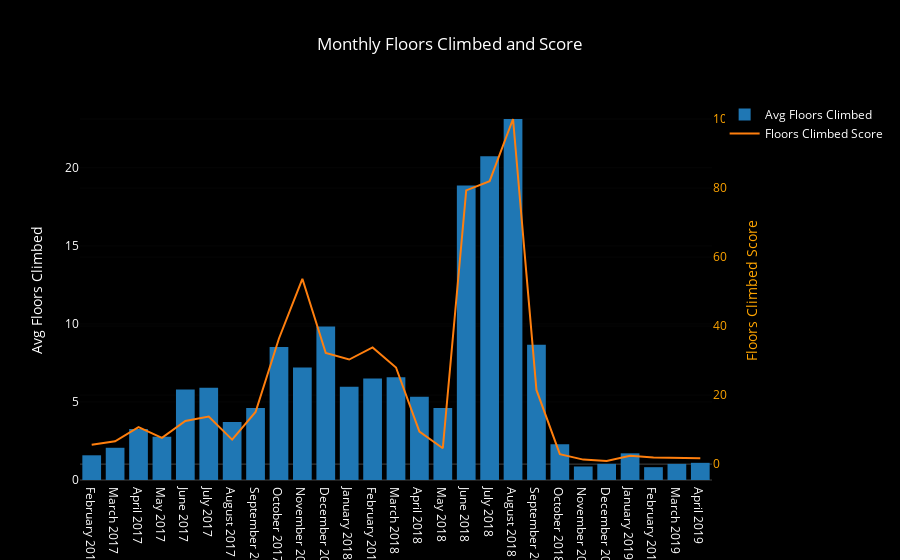

Write notebook code for a chart like this one.
### Code cell
bars = go.Bar(x=month_df.month_year, y=month_df.mean_flrs,
              name='Avg Floors Climbed', yaxis='y1')

score_line = go.Scatter(x=month_df.month_year, y=month_df.floors_score,
                        name='Floors Climbed Score', yaxis='y2')

layout = go.Layout({'plot_bgcolor': 'black', 'paper_bgcolor': 'black',
                    'font': {'color': 'white'},
                    'title': 'Monthly Floors Climbed and Score',
                    'yaxis': {'title': 'Avg Floors Climbed'},
                    'yaxis2': {'title': 'Floors Climbed Score',
                               'titlefont': {'color': 'orange'},
                               'tickfont': {'color': 'orange'},
                               'overlaying': 'y',
                               'side': 'right'},
                   'xaxis': {'type': '-'}})

data = [bars, score_line]
fig = go.Figure(data=data, layout=layout)
iplot(fig)

### Figure 1 — Plotly figure (JSON) as saved in the notebook; plotly's stock layout.template omitted (floating-point values rounded to 4 significant figures)
{"data": [{"name": "Avg Floors Climbed", "type": "bar", "uid": "05d42d7d-80d1-495e-9034-cd44b41f12a5", "x": ["February 2017", "March 2017", "April 2017", "May 2017", "June 2017", "July 2017", "August 2017", "September 2017", "October 2017", "November 2017", "December 2017", "January 2018", "February 2018", "March 2018", "April 2018", "May 2018", "June 2018", "July 2018", "August 2018", "September 2018", "October 2018", "November 2018", "December 2018", "January 2019", "February 2019", "March 2019", "April 2019"], "y": [1.583, 2.065, 3.267, 2.774, 5.8, 5.903, 3.71, 4.621, 8.516, 7.2, 9.839, 5.968, 6.5, 6.581, 5.333, 4.613, 18.87, 20.74, 23.13, 8.667, 2.29, 0.8667, 1.032, 1.71, 0.8214, 1.032, 1.1], "yaxis": "y"}, {"name": "Floors Climbed Score", "type": "scatter", "uid": "f346f437-ee74-4a12-9270-43f66679f8fc", "x": ["February 2017", "March 2017", "April 2017", "May 2017", "June 2017", "July 2017", "August 2017", "September 2017", "October 2017", "November 2017", "December 2017", "January 2018", "February 2018", "March 2018", "April 2018", "May 2018", "June 2018", "July 2018", "August 2018", "September 2018", "October 2018", "November 2018", "December 2018", "January 2019", "February 2019", "March 2019", "April 2019"], "y": [5.6, 6.6, 10.7, 7.6, 12.5, 13.8, 7.1, 15.1, 36.4, 53.7, 32.2, 30.3, 33.8, 28, 9.4, 4.6, 79.3, 82, 100, 21.5, 2.9, 1.3, 0.9, 2.4, 1.9, 1.7, 1.7], "yaxis": "y2"}], "layout": {"font": {"color": "white"}, "paper_bgcolor": "black", "plot_bgcolor": "black", "title": {"text": "Monthly Floors Climbed and Score"}, "xaxis": {"type": "-"}, "yaxis": {"title": {"text": "Avg Floors Climbed"}}, "yaxis2": {"overlaying": "y", "side": "right", "tickfont": {"color": "orange"}, "title": {"font": {"color": "orange"}, "text": "Floors Climbed Score"}}}}
